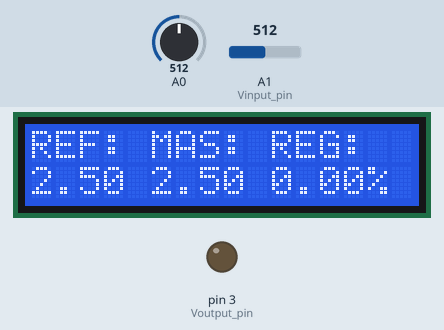
Simulated run of this sketch. Board: Arduino Uno, built with avr-gcc and run on an emulated ATmega328P. Parts: 16×2 character LCD, output pins drawn as LEDs (lit = HIGH). Inputs (shaded band) come from the test bench; at power-on: A1 (Vinput_pin) = 512, A0 = 512. What the sketch prints to the serial monitor is not drawn.

Above: at 2.2 s.
2.3 s: A1 (Vinput_pin) set to 440
At 3.9 s:
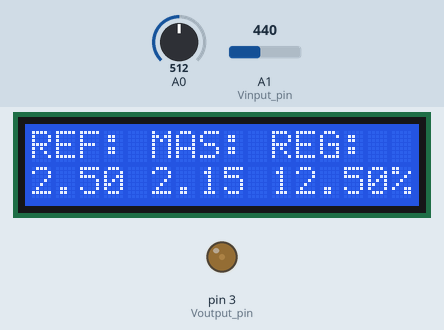
6.4 s: A0 set to 240
At 7.9 s:
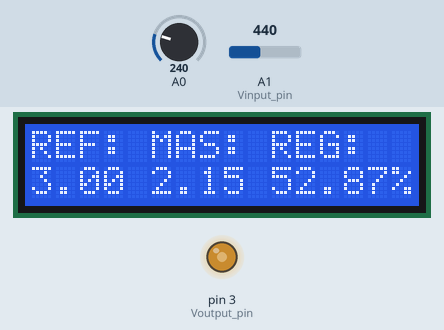
10.5 s: A0 set to 260
At 11.6 s:
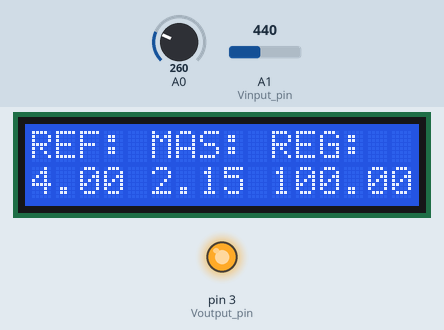
14.6 s: A1 (Vinput_pin) set to 460
At 16.0 s:
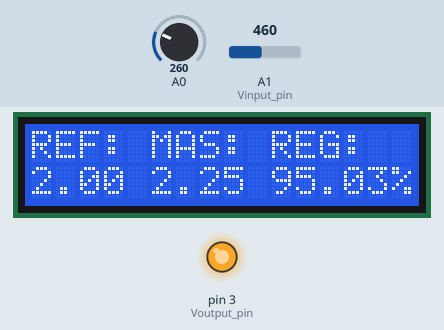
17.7 s: A1 (Vinput_pin) set to 511
At 20.3 s:
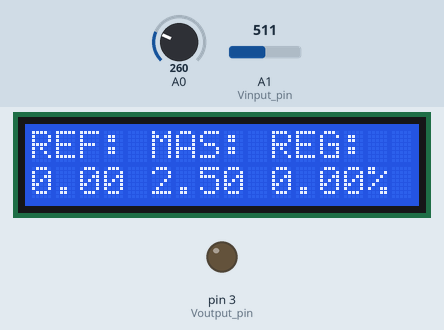
20.7 s: A0 set to 122
At 31.0 s:
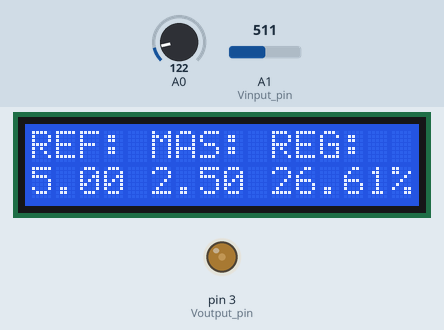
Timing chart, 0 to 33.8 s (numbered marks = the images above; inputs shaded):
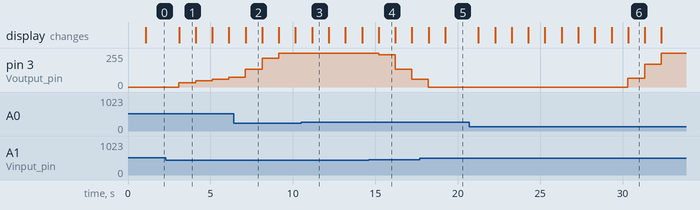

Measured:
- after the input at 2.3 s, pin 3 (Voutput_pin): 0/255 → 31/255 after 0.79 s, → 46/255 1.0 s later, → 60/255 1.0 s later, → 74/255 1.0 s later; the display: changes after 0.79 s (image 1)
- after the input at 10.5 s, the display: changes after 0.67 s (image 3)
- after the input at 20.7 s, pin 3 (Voutput_pin): 0/255 → 67/255 after 9.6 s, → 169/255 1.0 s later, → 255/255 1.0 s later; the display: first changes after 0.56 s (image 6 shows a later state)
- what the display in image 1 shows lasts 1.0 s, from 3.1 s to 4.1 s

The sketch:

pid_arduino.ino
```cpp
#include <LiquidCrystal.h>

LiquidCrystal lcd(8, 9, 4, 5, 6, 7);
int Voutput_pin = 3;     // OUTPUT PWM pin
int Vinput_pin = A1;    // Analog input pin

#define btnRIGHT  0
#define btnUP     1
#define btnDOWN   2
#define btnLEFT   3
#define btnSELECT 4
#define btnNONE   5

class keyBoard_input
{
  private:
    int adc_key_in = 0;
  public:
  int getKey(){
    adc_key_in = analogRead(0);
    if (adc_key_in > 1000)
      return btnNONE;
    if (adc_key_in < 50)
      return btnRIGHT;
    if (adc_key_in < 250)
      return btnUP;
    if (adc_key_in < 450)
      return btnDOWN;
    if (adc_key_in < 650)
      return btnLEFT;
    if (adc_key_in < 850)
      return btnSELECT;
  }
};

class Signal:public keyBoard_input
{
  protected:
    float value_ref = 2.5;
    float value_mas = 0.0;
    float value_reg = 0.0;
    float p=1.0; //proportional constant component
    float pPart=1.0;
    float iPart = 1.0;
    float error = value_ref - value_mas; //error (refreshed every 1 second)
    float i=0.80; //integrative constant component
    float sum_difference = 0.0;
  public:
    void setRef(){
      int lcd_key = getKey();
      switch (lcd_key)
      {
        case btnUP:
        {
          value_ref += 0.5;
          if(value_ref >= 5.0)
            value_ref = 5.0;
          break;
        }
        case btnDOWN:
        {
          value_ref -= 0.5;
          if(value_ref <= 0)
            value_ref = 0.0;
          break;
        }
      }
    }
    void getMas(){
      int analog_input_value = analogRead(Vinput_pin);

      value_mas = analog_input_value * (5.0 / 1023.0);
	  //conversion of analog value (0 - 1023) to a value between 0V - 5V (the working interval of the regulator)
    }

    void setReg(){
      error = value_ref - value_mas;

      pPart = p*error; //proportional part of PID
      if (pPart > 5.0)
        pPart = 5.0;

      sum_difference += error; //add here each error

      iPart = i*sum_difference; //integrative part of PID
      if (iPart > 5.0)
        iPart = 5.0;

      if (iPart == 5.0 && error < 0)
          sum_difference = 5.0; //if the regulator is set to 5V for a long time, when the desired value is lowered it may take a long time
	// until the PID will react. To avoid this, sum_difference is set to 5.0 when that situation is reached.

      value_reg =  pPart + iPart;
      if ( value_reg > 5.0)
        value_reg = 5.0;
      if ( value_reg < 0.0)
        value_reg = 0.0;

      int converted_reg_value = value_reg * (255.0 / 5.0);
      analogWrite(Voutput_pin, converted_reg_value); // the value is converted to a value between 0-255 and send to the PWM pin

    }
};

class Display:public Signal
{
  public:
  void display(){
    lcd.clear();
    lcd.setCursor(0,0);
    lcd.print("REF: MAS: REG:");
    lcd.setCursor(0,1);
    lcd.print(value_ref);
    lcd.setCursor(5,1);
    lcd.print(value_mas);
    lcd.setCursor(10,1);
    lcd.print(value_reg*20);
    lcd.print("%");

	//represent values in Plotter too.
	Serial.print(value_reg*20.0);
	Serial.print(" ");
	Serial.print(value_mas*20.0);
	Serial.print(" ");
	Serial.println(value_ref*20.0);
  }
};

Display element; //use a instance of Display class

void setup() {
  lcd.begin(16,2);
  lcd.clear();
  lcd.setCursor(0,0);
  lcd.print("Start PID Alg");
  lcd.setCursor(0,1);
  lcd.print("Init. OK");

  // initialize serial communication at 9600 bits per second:
  Serial.begin(9600);

  pinMode(Voutput_pin, OUTPUT); //set PWM Digital pin as OUTPUT pin

  delay(1000);
}

void loop() {
  element.setRef();
  element.getMas();
  element.setReg();
  element.display();

  delay(1000);
}
```
